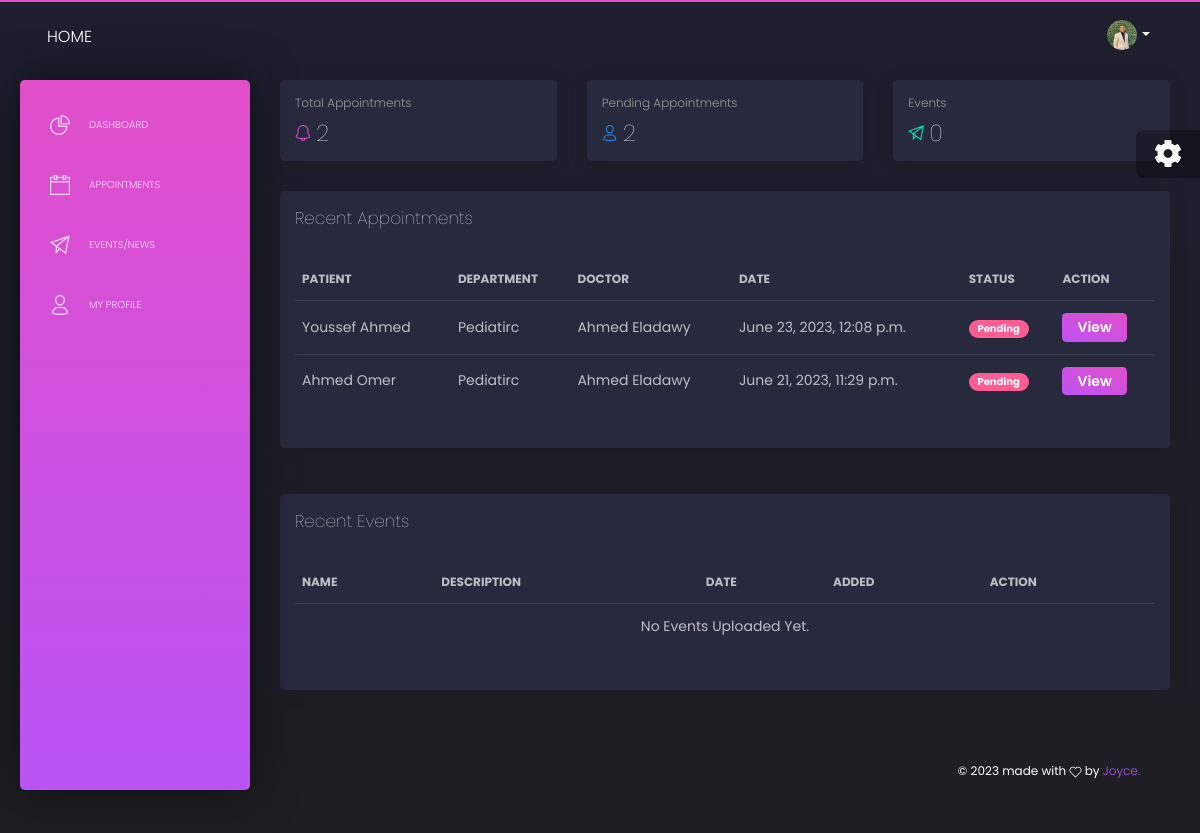
Before: /dashboard/ (signed in) with the older database file.
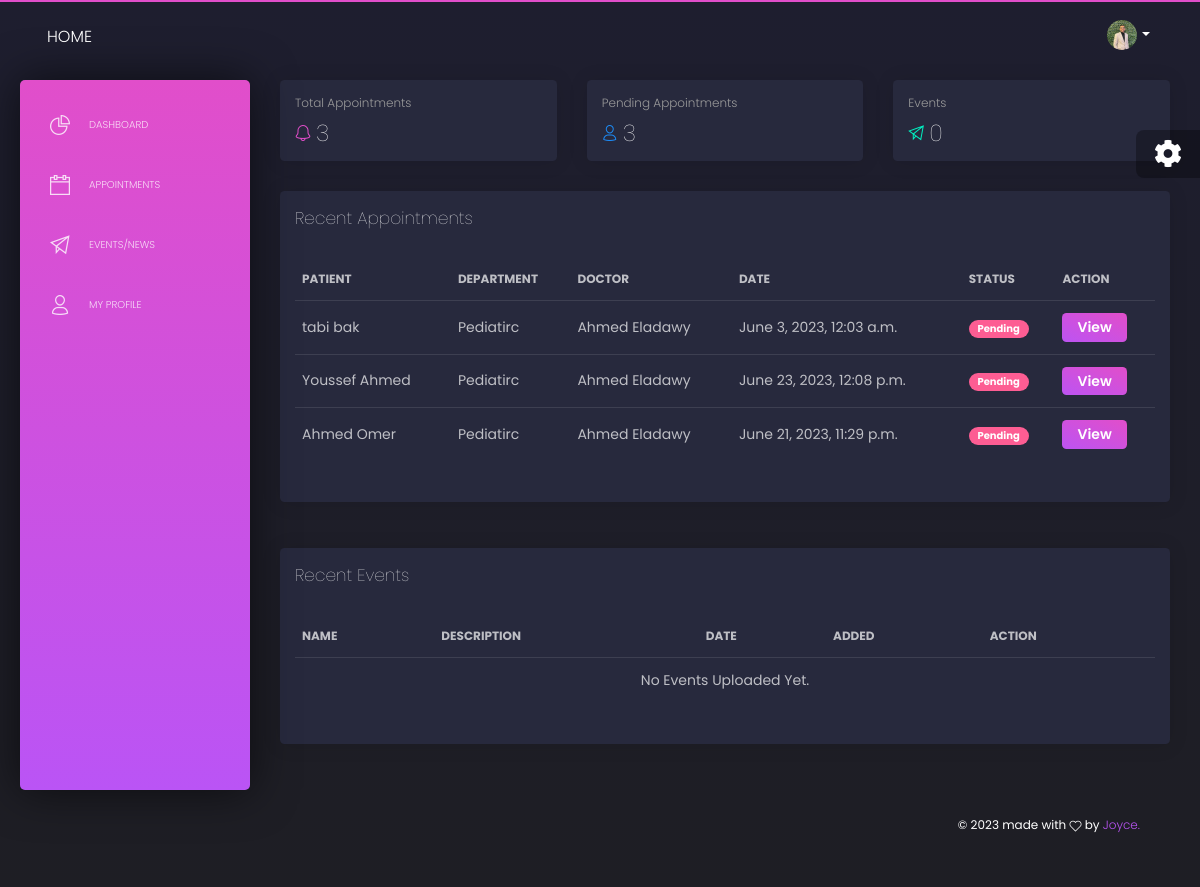
After: the same page with the newer database file.
### core/models.py (models this page shows, shortened)
class CommonInfo(models.Model):
    created_at = models.DateTimeField(auto_now_add=True)
    last_update = models.DateTimeField(auto_now=True)
    class Meta:
        abstract = True

class Appointment(CommonInfo):
    department = models.ForeignKey(Department, on_delete=models.CASCADE, related_name='appointments', null=True, blank=True)
    doctor = models.ForeignKey(User, on_delete=models.CASCADE, limit_choices_to={'role': 'doctor'}, related_name='appointments_requested', blank=True, null=True)
    patient = models.ForeignKey(User, on_delete=models.CASCADE, related_name='appointments_made', null=True, blank=True)
    date = models.DateTimeField()
    name = models.CharField(max_length=255, null=True, blank=True)
    phone = models.CharField(max_length=255, null=True, blank=True)
    email = models.EmailField(max_length=255, null=True, blank=True)
    message = models.TextField(default='-')
    status = models.CharField(max_length=15, choices=STATUS_CHOICES, default='pending')
    confirmed_by = models.ForeignKey(User, on_delete=models.CASCADE, related_name='appointments_confirmed', blank=True, null=True)
    class Meta:
        unique_together = ('doctor', 'date', )

### users/models.py (models this page shows, shortened)
class CommonInfo(models.Model):
    created_at = models.DateTimeField(auto_now_add=True)
    last_update = models.DateTimeField(auto_now=True)
    class Meta:
        abstract = True

class Department(CommonInfo):
    name = models.CharField(max_length=254)
    description = models.TextField()
    cover_photo = models.ImageField(upload_to="departments/cover_photos/")
    created_at = models.DateTimeField(auto_now_add=True)
    last_update = models.DateTimeField(auto_now=True)
    class Meta:
        ordering = ('name',)

class UserAccount(AbstractUser):
    email = models.EmailField(unique=True)
    first_name = models.CharField(max_length=50)
    last_name = models.CharField(max_length=50)
    photo = models.ImageField(upload_to='users/profile-photos/', null=True)
    phone_number = models.CharField(max_length=50, null=True, blank=True)
    role = models.CharField(max_length=30,choices=ROLE_CHOICES,default='admin')
    gender = models.CharField(max_length=20, choices=GENDER_CHOICES, default='male')
    date_of_birth = models.DateField(null=True, blank=True)
    staff_id = models.CharField(max_length=50, null=True, blank=True)
    id_no = models.PositiveIntegerField(null=True, blank=True)
    specializations = models.ManyToManyField(Specialization, related_name='doctors', blank=True)
    is_available = models.BooleanField(default=True)
    department = models.ForeignKey(Department, on_delete=models.CASCADE, null=True, blank=True, related_name='users')
    bio = models.TextField(default='Aut maiores voluptates amet et quis praesentium qui senda para')
    USERNAME_FIELD = 'email'
    REQUIRED_FIELDS = ['first_name', 'last_name',]
    objects = UserAccountManager()

### doctor_dashboard/views/index.py (the view)
class DashboardTemplateView(DashboardView, TemplateView):
    template_name = 'doctor-dashboard/index.html'
    def get_context_data(self, **kwargs):
        user = self.request.user
        appointments = Appointment.objects.filter(doctor=user)
        context = super().get_context_data(**kwargs)
        context["appointments_count"] = appointments.count()
        context["pending_appointments_count"] = appointments.filter(status='pending').count()
        context["declined_appointments_count"] = appointments.filter(status='declined').count()
        context["confirmed_appointments_count"] = appointments.filter(status='confirmed').count()
        context["events_count"] = user.events_attending.count()
        context["recent_appointments"] = appointments.order_by('-pk')[:10]
        context["recent_events"] = user.events_attending.order_by('-pk')[:10]
        return context

### doctor_dashboard/views/index.py (called while the page is built)
    def test_func(self):
        user = self.request.user
        if  user.role == 'doctor':
            return True
        return False

### templates/doctor-dashboard/index.html (shortened to what the changed rows need)
{% extends 'dashboard/base.html' %}
{% block content %}
        <div class="row">
          <div class="col-lg-4">
            <div class="card card-chart">
              <div class="card-header">
                <h5 class="card-category">Total Appointments</h5>
                <h3 class="card-title"><i class="tim-icons icon-bell-55 text-primary"></i>{{appointments_count}}</h3>
              </div>
            </div>
          </div>
          <div class="col-lg-4">
            <div class="card card-chart">
              <div class="card-header">
                <h5 class="card-category">Pending Appointments</h5>
                <h3 class="card-title"><i class="tim-icons icon-single-02 text-info"></i>{{pending_appointments_count}}</h3>
              </div>
            </div>
          </div>
        </div>
        <div class="row mb-3">
          <div class="col-md-12">
            <div class="card ">
              <div class="card-body">
                <div class="table-responsive">
                  <table class="table tablesorter " id="">
                    <thead class=" text-primary">
                      <tr>
                            <th>Patient</th>
                            <th>Department</th>
                            <th>Doctor</th>
                            <th>Date</th>
                            <th>Status</th>
                            <th>Action</th>
                      </tr>
                    </thead>
                    <tbody>
                      {% for appointment in recent_appointments %}
                        <tr>
                            <td> {{ appointment.name }}</td>
                            <td> {{ appointment.department.name}}</td>
                            <td> {{ appointment.doctor.get_full_name }}</td>
                            <td> {{ appointment.date }}</td>
                            {% if appointment.is_confirmed %}
                            <td>
                                <span class="badge badge-pill badge-success">Confirmed</span>
                            </td>
                            {% else %}
                            <td>
                                <span class="badge badge-pill badge-danger">Pending</span>
                            </td>
                            {% endif %}
                            <td>
                                <a href="{% url 'doctor_dashboard:appointments:appointment_details' appointment.pk %}">
                                    <button class="btn btn-primary btn-sm">View</button>
                                </a>
                        </tr>
                        {% empty %}
                            <tr class="text-center">
                                <td colspan="10">No Appointments Requested Yet.</td>
                            </tr>
                        {% endfor %}
                    </tbody>
                  </table>
                </div>
              </div>
            </div>
          </div>
        </div>
        <div class="row mb-3">
          <div class="col-md-12">
            <div class="card ">
              <div class="card-body">
                <div class="table-responsive">
                  <table class="table tablesorter " id="">
                    <thead class=" text-primary">
                      <tr>
                            <th>Name</th>
                            <th>Description</th>
                            <th>Date</th>
                            <th>Added</th>
                            <th>Action</th>
                      </tr>
                    </thead>
                  </table>
                </div>
              </div>
            </div>
          </div>
        </div>
{% endblock %}

Changed rows visible on the page:
added Appointment: name "tabi bak", department.name "Pediatirc", doctor.get_full_name "Ahmed Eladawy", date "June 3, 2023, 12:03 a.m."
Other visible differences:
{{ appointments_count }}: "2" → "3"
{{ pending_appointments_count }}: "2" → "3"
